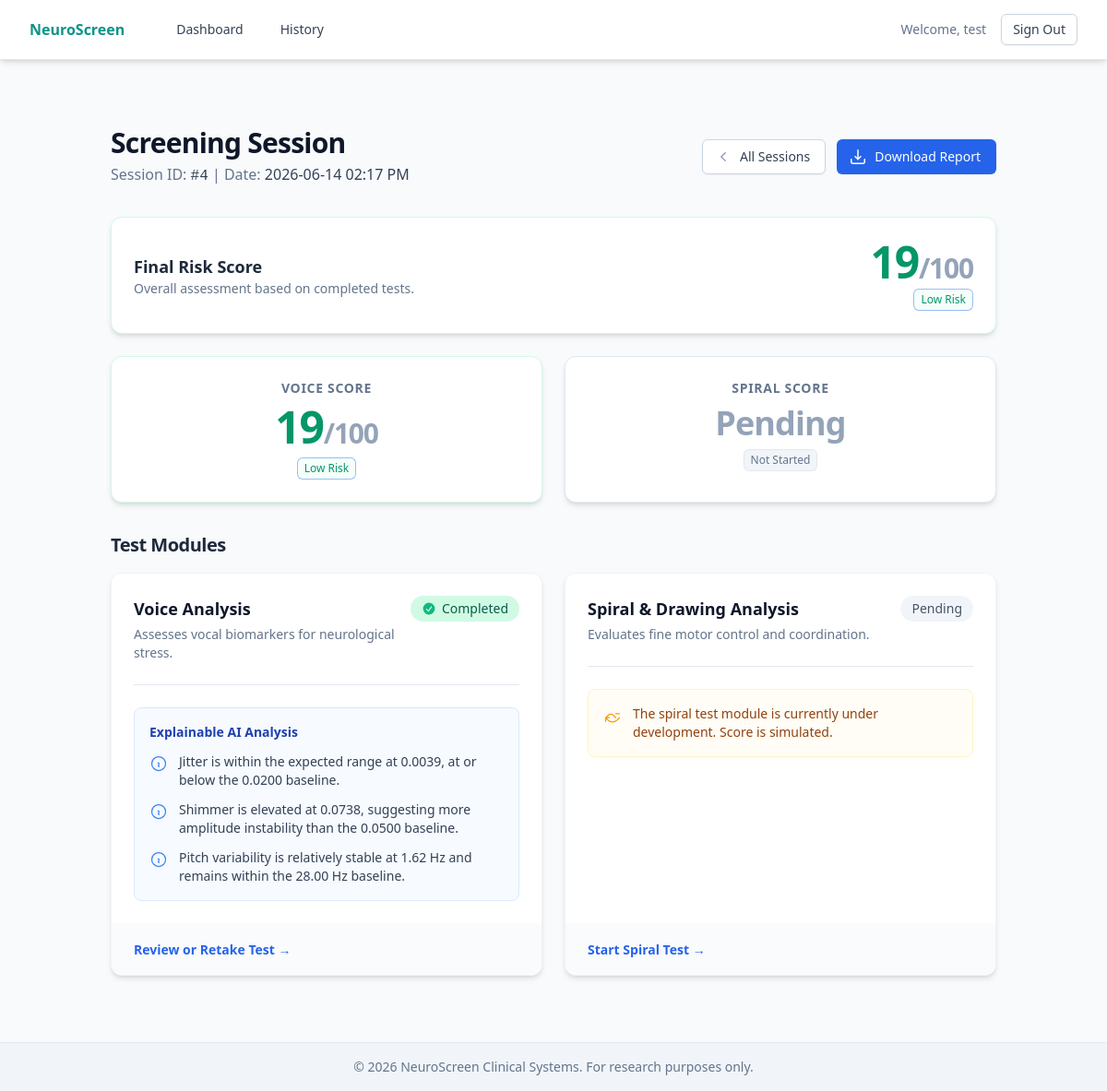
The page /session/ (signed in) on the database as committed earlier.
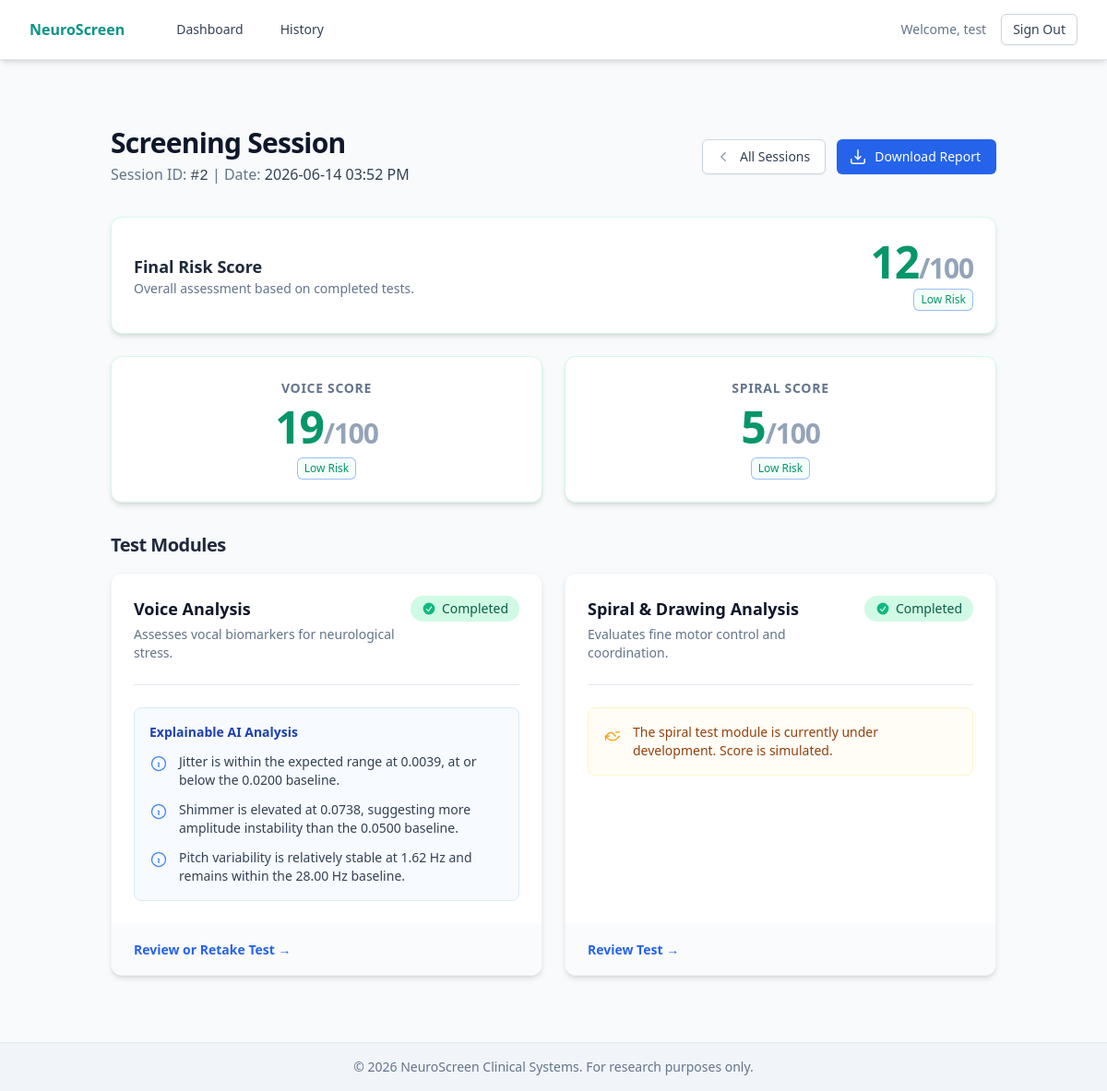
The same page on the database as committed later.
### app.py (models this page shows)
class User(UserMixin, db.Model):
    __tablename__ = "users"
    id = db.Column(db.Integer, primary_key=True)
    username = db.Column(db.String(80), unique=True, nullable=False)
    password_hash = db.Column(db.String(255), nullable=False)
    created_at = db.Column(db.DateTime, default=datetime.utcnow, nullable=False)
    sessions = db.relationship(
        "ScreeningSession",
        backref="user",
        lazy=True,
        cascade="all, delete-orphan",
    )

class ScreeningSession(db.Model):
    __tablename__ = "screening_sessions"
    id = db.Column(db.Integer, primary_key=True)
    user_id = db.Column(db.Integer, db.ForeignKey("users.id"), nullable=False)
    timestamp = db.Column(db.DateTime, default=datetime.utcnow, nullable=False)
    voice_score = db.Column(db.Float, nullable=True)
    spiral_score = db.Column(db.Float, nullable=True)
    final_score = db.Column(db.Float, nullable=True)
    voice_metrics = db.Column(db.Text, nullable=True)

### app.py (the view)
@app.route("/session/", defaults={"session_id": None})
@app.route("/session/<int:session_id>/")
@login_required
def session_hub(session_id):
    session_record = resolve_session(session_id)
    if session_record is None:
        flash("Start a new screening session first.", "warning")
        return redirect(url_for("dashboard"))
    return render_template(
        "session.html",
        session_record=serialize_session(session_record),
    )

### templates/session.html (shortened to what this page needs)
{% extends "base.html" %} {% block content %}
<div class="container mx-auto px-4 sm:px-6 lg:px-8 py-8">
    <div class="flex flex-col md:flex-row md:items-center md:justify-between mb-8">
        <div>
            <h1 class="text-3xl font-bold tracking-tight text-slate-900">Screening Session</h1>
            <p class="mt-1 text-slate-500">
                Session ID: <span class="font-mono text-slate-700">#{{ session_record.id }}</span> | Date:
                <span class="font-medium text-slate-700">{{ session_record.full_timestamp }}</span>
            </p>
        </div>
        <div class="mt-4 md:mt-0 flex space-x-3">
            <a
                href="{{ url_for('history') }}"
                class="inline-flex items-center rounded-md border border-slate-300 bg-white px-4 py-2 text-sm font-medium text-slate-700 shadow-sm hover:bg-slate-50 focus:outline-none focus:ring-2 focus:ring-blue-500 focus:ring-offset-2">
                All Sessions
            </a>
            <a
                href="{{ url_for('generate_report', session_id=session_record.id) }}"
                class="inline-flex items-center rounded-md border border-transparent bg-blue-600 px-4 py-2 text-sm font-medium text-white shadow-sm hover:bg-blue-700 focus:outline-none focus:ring-2 focus:ring-blue-500 focus:ring-offset-2">
                Download Report
            </a>
        </div>
    </div>
    <div class="space-y-6 mb-8">
        <div class="bg-white border {{ session_record.final_score_classes.border }} rounded-xl p-6 shadow-md">
            <div class="flex flex-col sm:flex-row items-start sm:items-center justify-between">
                <div>
                    <h2 class="text-lg font-semibold text-slate-800">Final Risk Score</h2>
                    <p class="text-sm text-slate-500">Overall assessment based on completed tests.</p>
                </div>
                <div class="text-left sm:text-right mt-4 sm:mt-0">
                    {% if session_record.final_score is not none %}
                    <p class="text-5xl font-bold tracking-tight {{ session_record.final_score_classes.text }}">
                        {{ session_record.final_score|int }}<span class="text-3xl text-slate-400">/100</span>
                    </p>
                    <span
                        class="mt-1 inline-flex items-center rounded-md px-2 py-1 text-xs font-medium {{ session_record.final_score_classes.bg }} {{ session_record.final_score_classes.text }} ring-1 ring-inset ring-opacity-20 {{ session_record.final_score_classes.border }}">
                        {{ session_record.final_score_classes.name }}
                    </span>
                    {% else %}
                    <p class="text-4xl font-bold tracking-tight text-slate-400">{{ session_record.final_text }}</p>
                    {% endif %}
                </div>
            </div>
        </div>
        <div class="grid grid-cols-1 md:grid-cols-2 gap-6">
            <div
                class="bg-white border {{ session_record.voice_score_classes.border }} rounded-xl p-6 text-center shadow-md">
                <h3 class="text-sm font-semibold text-slate-500 uppercase tracking-wider">Voice Score</h3>
                {% if session_record.voice_score is not none %}
                <p class="mt-2 text-5xl font-bold tracking-tight {{ session_record.voice_score_classes.text }}">
                    {{ session_record.voice_score|int }}<span class="text-3xl text-slate-400">/100</span>
                </p>
                <span
                    class="mt-2 inline-flex items-center rounded-md px-2 py-1 text-xs font-medium {{ session_record.voice_score_classes.bg }} {{ session_record.voice_score_classes.text }} ring-1 ring-inset ring-opacity-20 {{ session_record.voice_score_classes.border }}">
                    {{ session_record.voice_score_classes.name }}
                </span>
                {% else %}
                <p class="mt-2 text-4xl font-bold tracking-tight text-slate-400">{{ session_record.voice_text }}</p>
                <span
                    class="mt-2 inline-flex items-center rounded-md px-2 py-1 text-xs font-medium bg-slate-100 text-slate-500 ring-1 ring-inset ring-slate-500/10">
                    Not Started
                </span>
                {% endif %}
            </div>
            <div
                class="bg-white border {{ session_record.spiral_score_classes.border }} rounded-xl p-6 text-center shadow-md">
                <h3 class="text-sm font-semibold text-slate-500 uppercase tracking-wider">Spiral Score</h3>
                {% if session_record.spiral_score is not none %}
                <p class="mt-2 text-5xl font-bold tracking-tight {{ session_record.spiral_score_classes.text }}">
                    {{ session_record.spiral_score|int }}<span class="text-3xl text-slate-400">/100</span>
                </p>
                <span
                    class="mt-2 inline-flex items-center rounded-md px-2 py-1 text-xs font-medium {{ session_record.spiral_score_classes.bg }} {{ session_record.spiral_score_classes.text }} ring-1 ring-inset ring-opacity-20 {{ session_record.spiral_score_classes.border }}">
                    {{ session_record.spiral_score_classes.name }}
                </span>
                {% else %}
                <p class="mt-2 text-4xl font-bold tracking-tight text-slate-400">{{ session_record.spiral_text }}</p>
                <span
                    class="mt-2 inline-flex items-center rounded-md px-2 py-1 text-xs font-medium bg-slate-100 text-slate-500 ring-1 ring-inset ring-slate-500/10">
                    Not Started
                </span>
                {% endif %}
            </div>
        </div>
    </div>
    <div>
        <h2 class="text-xl font-bold tracking-tight text-slate-800 mb-4">Test Modules</h2>
        <div class="grid grid-cols-1 md:grid-cols-2 gap-6">
            <div
                class="relative flex flex-col bg-white border border-slate-100 rounded-xl shadow-md hover:shadow-xl hover:-translate-y-1 transition-all duration-300">
                <div class="p-6 flex-grow">
                    <div class="flex items-start justify-between">
                        <div>
                            <h3 class="text-lg font-semibold text-slate-900">Voice Analysis</h3>
                            <p class="mt-1 text-sm text-slate-500">
                                Assesses vocal biomarkers for neurological stress.
                            </p>
                        </div>
                        {% if session_record.voice_score is not none %}
                        <span
                            class="inline-flex items-center rounded-full bg-emerald-100 px-3 py-1 text-sm font-medium text-emerald-800">
                            Completed
                        </span>
                        {% else %}
                        <span
                            class="inline-flex items-center rounded-full bg-slate-100 px-3 py-1 text-sm font-medium text-slate-600">
                            Pending
                        </span>
                        {% endif %}
                    </div>
                    {% if session_record.voice_analysis %}
                    <div class="mt-6 border-t border-slate-200 pt-6">
                        <div class="rounded-lg bg-blue-50/50 p-4 border border-blue-100">
                            <h4 class="text-sm font-semibold text-blue-800">Explainable AI Analysis</h4>
                            <ul role="list" class="mt-3 space-y-3">
                                {% for point in session_record.voice_analysis %}
                                <li class="flex items-start">
                                    <p class="ml-3 text-sm text-slate-700">{{ point }}</p>
                                </li>
                                {% endfor %}
                            </ul>
                        </div>
                    </div>
                    {% endif %}
                </div>
                <div class="bg-slate-50/75 rounded-b-xl px-6 py-4 mt-auto">
                    <a
                        href="{{ url_for('voice_test', session_id=session_record.id) }}"
                        class="text-sm font-semibold text-blue-600 hover:text-blue-800">
                        {% if session_record.voice_score is not none %} Review or Retake Test &rarr; {% else %} Start
                        Voice Test &rarr; {% endif %}
                    </a>
                </div>
            </div>
            <div
                class="relative flex flex-col bg-white border border-slate-100 rounded-xl shadow-md hover:shadow-xl hover:-translate-y-1 transition-all duration-300">
                <div class="p-6 flex-grow">
                    <div class="flex items-start justify-between">
                        <div>
                            <h3 class="text-lg font-semibold text-slate-900">Spiral & Drawing Analysis</h3>
                            <p class="mt-1 text-sm text-slate-500">Evaluates fine motor control and coordination.</p>
                        </div>
                        {% if session_record.spiral_score is not none %}
                        <span
                            class="inline-flex items-center rounded-full bg-emerald-100 px-3 py-1 text-sm font-medium text-emerald-800">
                            Completed
                        </span>
                        {% else %}
                        <span
                            class="inline-flex items-center rounded-full bg-slate-100 px-3 py-1 text-sm font-medium text-slate-600">
                            Pending
                        </span>
                        {% endif %}
                    </div>
                    <div class="mt-6 border-t border-slate-200 pt-6">
                        <div class="rounded-lg bg-amber-50/50 p-4 border border-amber-100">
                            <div class="flex items-start">
                                <p class="ml-3 text-sm text-amber-800">
                                    The spiral test module is currently under development. Score is simulated.
                                </p>
                            </div>
                        </div>
                    </div>
                </div>
                <div class="bg-slate-50/75 rounded-b-xl px-6 py-4 mt-auto">
                    <a
                        href="{{ url_for('spiral_test', session_id=session_record.id) }}"
                        class="text-sm font-semibold text-blue-600 hover:text-blue-800">
                        {% if session_record.spiral_score is not none %} Review Test &rarr; {% else %} Start Spiral Test
                        &rarr; {% endif %}
                    </a>
                </div>
            </div>
        </div>
    </div>
</div>
{% endblock %}

### templates/base.html (shortened to what this page needs)
<!doctype html>
<html lang="en" class="h-full bg-slate-50">
    <head>
        <script src="https://cdn.tailwindcss.com"></script>
        <link rel="stylesheet" href="https://rsms.me/inter/inter.css" />
    </head>
    <body class="min-h-screen bg-slate-50 font-sans flex flex-col">
        <nav class="sticky top-0 z-40 bg-white/90 border-b border-slate-200 backdrop-blur-sm shadow-md">
            <div class="max-w-7xl mx-auto px-4 sm:px-6 lg:px-8">
                <div class="flex items-center justify-between h-16">
                    <div class="flex items-center">
                        <div class="flex-shrink-0 font-bold text-teal-600">NeuroScreen</div>
                        {% if current_user.is_authenticated %}
                        <div class="hidden md:block">
                            <div class="ml-10 flex items-baseline space-x-2">
                                <a
                                    href="{{ url_for('dashboard') }}"
                                    class="text-slate-700 hover:bg-slate-100 hover:text-slate-900 px-4 py-2 rounded-lg text-sm font-medium transition-all"
                                    >Dashboard</a
                                >
                                <a
                                    href="{{ url_for('history') }}"
                                    class="text-slate-700 hover:bg-slate-100 hover:text-slate-900 px-4 py-2 rounded-lg text-sm font-medium transition-all"
                                    >History</a
                                >
                            </div>
                        </div>
                        {% endif %}
                    </div>
                    {% if current_user.is_authenticated %}
                    <div class="hidden md:block">
                        <div class="ml-4 flex items-center md:ml-6">
                            <span class="text-slate-500 text-sm mr-4">Welcome, {{ current_user.username }}</span>
                            <a
                                href="{{ url_for('logout') }}"
                                class="inline-flex items-center rounded-md border border-slate-300 bg-white px-3 py-1.5 text-sm font-medium text-slate-700 shadow-sm hover:bg-slate-50"
                                >Sign Out</a
                            >
                        </div>
                    </div>
                    {% endif %}
                </div>
            </div>
        </nav>
        <main class="py-10">
             {% block content %}{% endblock %}
        </main>
        <footer class="bg-slate-100 border-t border-slate-200 mt-auto">
            <div class="max-w-7xl mx-auto py-4 px-4 sm:px-6 lg:px-8 text-center text-sm text-slate-500">
                &copy; {{ year }} NeuroScreen Clinical Systems. For research purposes only.
            </div>
        </footer>
    </body>
</html>

Rows that differ between the two databases and show on the page:
removed ScreeningSession: final_score "19", voice_score "19"
now on this page (row edited): ScreeningSession: final_score "12", voice_score "19", spiral_score "5"
changed ScreeningSession: spiral_score empty → 5.7 (drawn)
Other text that changed with them:
{{ session_record.id }}: "4" → "2"
{{ session_record.full_timestamp }}: "2026-06-14 02:17 PM" → "2026-06-14 03:52 PM"
{{ session_record.spiral_score_classes.name }}: (not shown) → "Low Risk"
{{ session_record.spiral_text }}: "Pending" → (not shown)
text no longer shown: "Not Started Pending Start Spiral Test →"
text now shown: "/100 Completed Review Test →"
